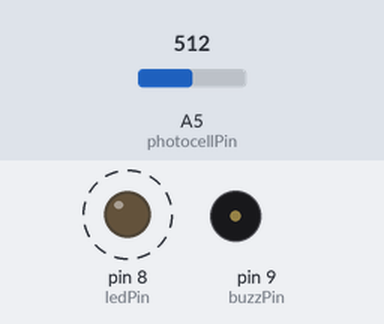
Recording of a sketch running on a simulated Arduino Uno, built with avr-gcc and run on an emulated ATmega328P. Shown: output pins drawn as LEDs (lit = HIGH), buzzer (waves = sounding). Dashed ring = blinking. The inputs (shaded band) are chosen by the test bench; at power-on: A5 (photocellPin) = 512.

Above: at 1.8 s.
1.9 s: A5 (photocellPin) set to 0
At 2.6 s:
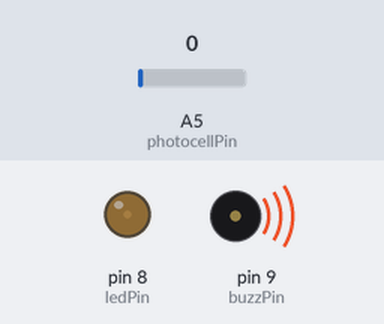
3.6 s: A5 (photocellPin) set to 122
At 3.9 s:
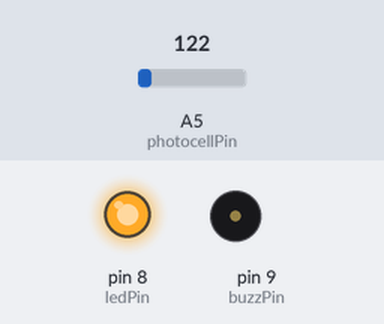
7.1 s: A5 (photocellPin) set to 756
10.6 s: A5 (photocellPin) set to 786
14.7 s: A5 (photocellPin) set to 758
18.8 s: A5 (photocellPin) set to 778
Timing chart, 0 to 23.9 s (numbered marks = the images above; inputs shaded):
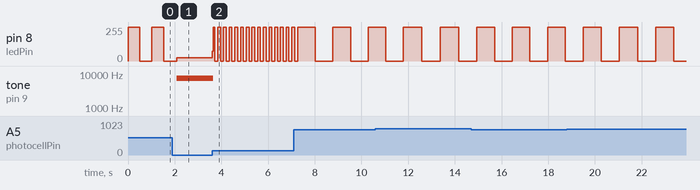

Measured:
- after the input at 1.9 s, tone on pin 9 (buzzPin): silent → 7463 Hz after 0.19 s
- after the input at 3.6 s, pin 8 (ledPin): 23/255 → 74/255 at once, then moves between 0/255 and 255/255, repeating every 0.24 s; tone on pin 9 (buzzPin): 7463 Hz → silent after 0.05 s
- by itself, pin 8 (ledPin): alternates 255/255 for 0.51 s and 0/255 for 0.51 s

The sketch:

photoResistorAlarm.ino
```cpp
/*
   Photoresistor Low Light Level Alarm Sketch

   If the light intensity drops below a set
   threshold value (alarmThreshold), then the
   buzzer will sound. The LED is always blinking,
   but it's rate (as well as the buzzer's on/off rate)
   is determined by the A/D value read at the
   analog port.
*/

int photocellPin = A5;  // Analog input pin for photoresistor
int buzzPin = 9;        // Voltage/current source for buzzer
int ledPin  = 8;        // Voltage/current source for LED
const int alarmThreshold = 768; // 3/4 of max A/D value

void setup()
{
  pinMode(buzzPin,OUTPUT);
  pinMode(ledPin,OUTPUT);
}

void loop()
{
  unsigned int val = analogRead(photocellPin);
  if (val < alarmThreshold)     // check for low light condition
    digitalWrite(buzzPin,HIGH); // sound buzzer if low light
  digitalWrite(ledPin,HIGH);
  delay(val);
  if (val < alarmThreshold)     // check for previous low light condition
    digitalWrite(buzzPin,LOW);  // turn off buzzer if previous low light
  digitalWrite(ledPin,LOW);
  delay(val);
}
```
